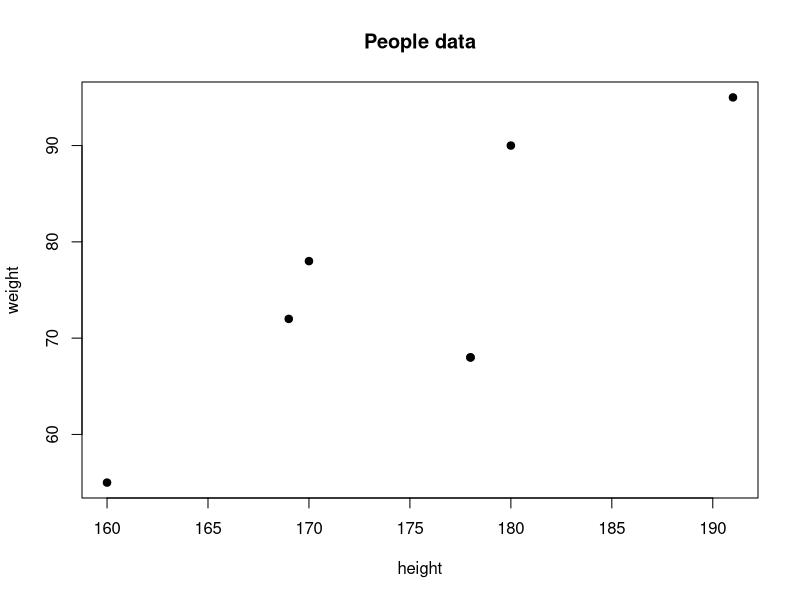

Write the R code that produced this figure. (Note: this script raises an error after producing the figure.)
people <- read.csv(file='data.csv', row.names=1)

# Print the csv
print(people)

# Print the first 6 rows
head(people)

# Print the internal structures used to represent the csv
str(people)

# Linear regression
linearRegression <- lm(people)
print(linearRegression)

# Scatterplot
# plot(people, abline(linearRegression))

plot(people, main = "People data",
     pch = 19, frame = TRUE)
abline(lm(y ~ x), col = "blue")

predictedWeight <- predict(linearRegression, 170)


# Create the predictor and response variable.
x <- c(151, 174, 138, 186, 128, 136, 179, 163, 152, 131)
y <- c(63, 81, 56, 91, 47, 57, 76, 72, 62, 48)
relation <- lm(y~x)

# Plot the chart.
plot(y,x,col = "blue",main = "Height & Weight Regression",
abline(lm(x~y)),cex = 1.3,pch = 16,xlab = "Weight in Kg",ylab = "Height in cm")

